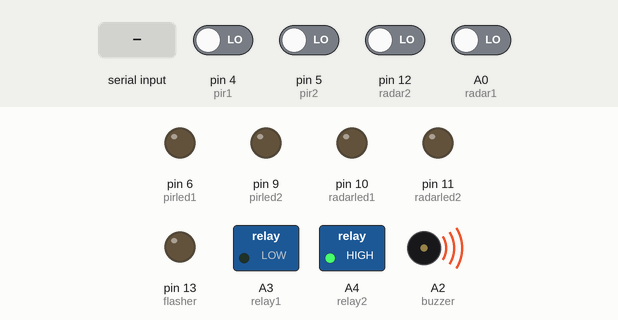
Recording of a sketch running on a simulated Arduino Uno, built with avr-gcc and run on an emulated ATmega328P. Parts: switched loads named in the sketch (green lamp = pin HIGH), output pins drawn as LEDs (lit = HIGH), buzzer (waves = sounding, pin HIGH). The test bench sets the inputs (shaded band); at power-on: A0 (radar1), pin 4 (pir1), pin 5 (pir2), pin 12 (radar2) LOW. What the sketch prints to the serial monitor is not drawn.

Above: at 2.4 s.
2.5 s: "s" received over Serial
At 3.4 s:
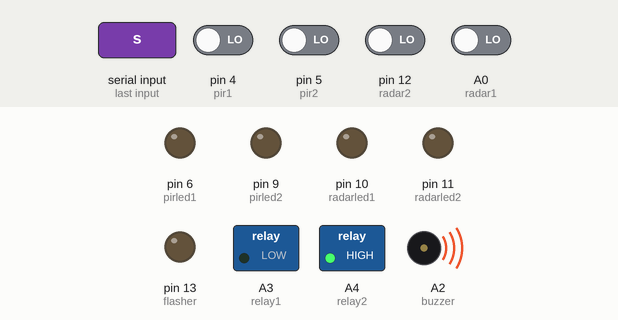
4.1 s: "w" received over the second serial link
At 4.7 s:
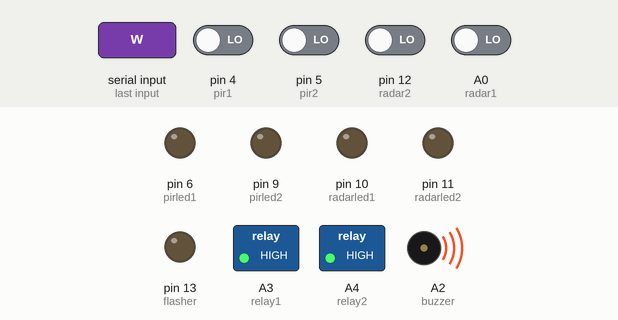
5.7 s: pin 4 (pir1) driven HIGH
At 6.8 s:
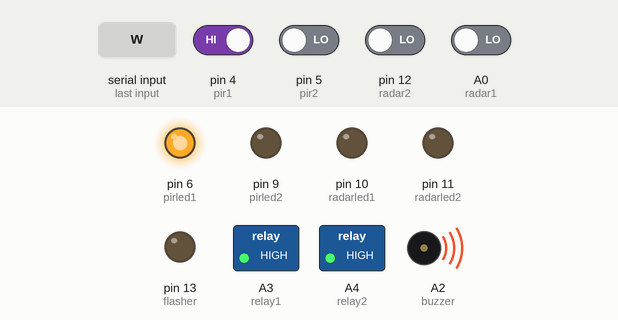
7.2 s: pin 5 (pir2) driven HIGH
At 7.9 s:
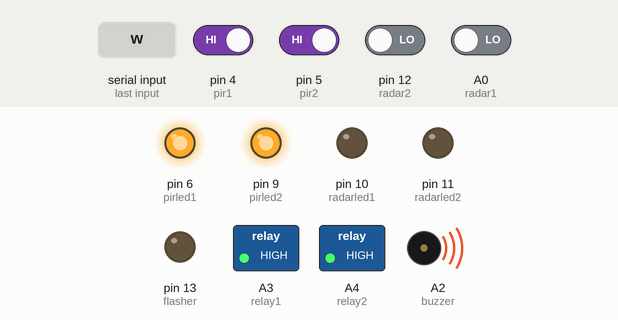
8.7 s: "x" received over Serial
At 10.2 s:
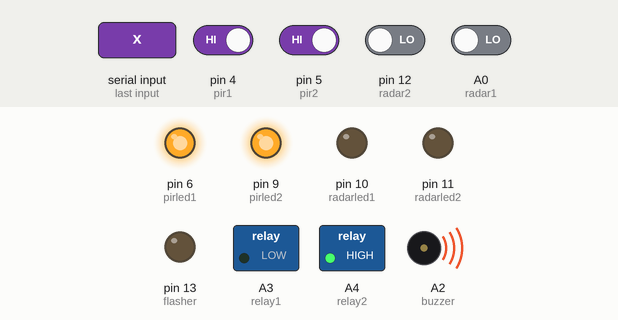
10.5 s: pin 12 (radar2) driven HIGH
At 11.6 s:
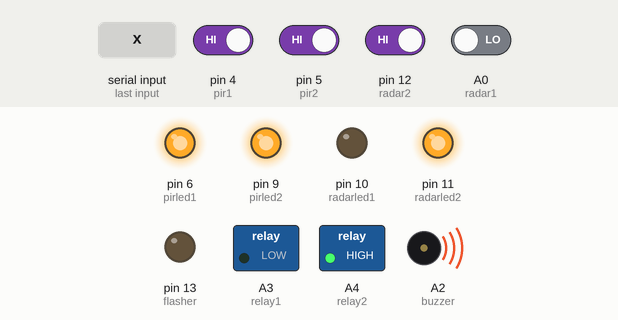
Timing chart, 0 to 13.0 s (numbered marks = the images above; inputs shaded):
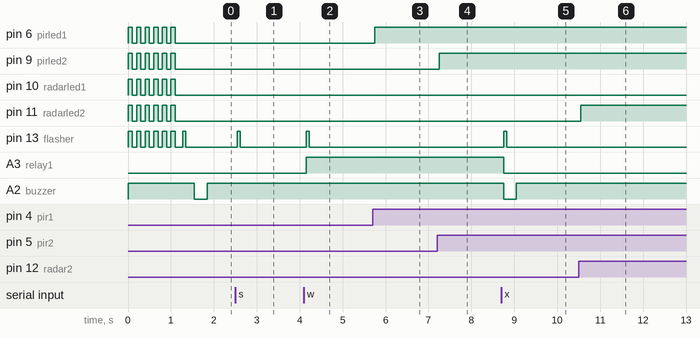

The sketch:

occupancy41.ino
```cpp
// Elliptic occupancy device: TWO RCWL 0516s and TWO PIRs.
// MODE : Run the regular program with one/two sensors, or just LED display
// status is not in a separate timer event now; done by a counter in main loop
// TODO: buzzer silence mode
// TODO: operate one relay more conservatively than the other
// TODO: LDR to sense lights on/off
// Elliptic sensor Bluetooth MAC address: 00:21:13:01:04:65
#include <SoftwareSerial.h>
#include "Timer.h"

const int pir1 = 4;
const int pir2 = 5;
const int radar1 = A0;       // front radar
const int radar2 = 12;       // back plane radar
/* TODO: diable the flasher for NRF24 version  */
const int flasher = 13;      // blink when status is sent
const int pirled1 = 6;       // blue
const int pirled2 = 9;       // orange
const int radarled1 = 10;    // red
const int radarled2 = 11;    // green
const int buzzer = A2;       // active low
const int relay1 = A3;       // active low
const int relay2 = A4;       // active low

const int softTx = 3;  // TX pin for Arduino; connect the Rx of BT shield to this pin
const int softRx = 2;   // RX pin for Arduino; Tx of the BT shield
SoftwareSerial softSerial(softRx, softTx); // The order is RX, TX
#define baud 9600
//#define baud 38400 // in case 9800 is not working with new BT module

// *** Timer durations SHOULD be unsigned long int, if they are > 16 bit! ***
unsigned int tickinterval = 100;     // in milliSec; 10 ticks=1 second
unsigned int statusticks = 5*10;     // n*10 ticks=n seconds (NEW DEFINITION)
unsigned int buzzerticks = 54*10;    // n*10 ticks=n seconds
unsigned int releaseticks = 60*10;   // n*10 ticks=n seconds

Timer T;
int timerid;
boolean bothrelays = 0;  // operate only the first relay or both
int statusCode = 0; // 1=occupied; 3=free
int MODE = 'X';  // overall program operating mode:
// X - occupancy detector with radar1
// Y - occupancy detector with radar2
// Z - occupancy detector with both radars
// W - just display the status of the 4 sensors; do nothing else
void setup() {
  pinMode(radar1, INPUT);
  pinMode(radar2, INPUT);
  pinMode(pir1, INPUT);
  pinMode(pir2, INPUT);
  pinMode(radarled1, OUTPUT);
  pinMode(radarled2, OUTPUT);
  pinMode(pirled1, OUTPUT);
  pinMode(pirled2, OUTPUT);
  pinMode(flasher, OUTPUT);
  pinMode(buzzer, OUTPUT);
  pinMode(relay1, OUTPUT);
  pinMode(relay2, OUTPUT);
  // Saving grace in case of spurious restart:
  digitalWrite(relay1, LOW);  // active low-ON
  if (bothrelays)
      digitalWrite(relay2, LOW);  // active low-ON
  else
      digitalWrite(relay2, HIGH);  // OFF
  digitalWrite(radarled1, LOW);
  digitalWrite(radarled2, LOW);
  digitalWrite(pirled1, LOW);
  digitalWrite(pirled2, LOW);
  digitalWrite(flasher, LOW);
  digitalWrite(buzzer, HIGH); // active low-OFF
  Serial.begin(baud);    // IoT sensor output to the network-stop gap arrangement
  softSerial.begin(baud);
  blinker();
  sendInitialStatus();
  occupyRoom(); // program starts in occupied status
  timerid = T.every(tickinterval, tick);
  //T.every(statusinterval ,sendStatus);
}

void loop() {
  T.update();
}

// Indicate when the Arduino is restarting
void sendInitialStatus() {
  statusCode = 0; // status 0 = 'Restarting..'
  sendStatus();
  // sometimes BT packets are missed. We wnat to capture the
  // restart event at any cost. (Cludge !)
  delay(20);
  sendStatus();
  delay(20);
}

void tick() {
  readCommand();
  readSensors();
  if (MODE != 'W')
      updateStatus();
}

char rxbyte = 'c';   // global variable used by executeCommand() also
void readCommand () {
  if (softSerial.available() > 0) {
      rxbyte = softSerial.read();
      executeCommand();
  }
  else
      if (Serial.available() > 0){
          rxbyte = Serial.read();
          executeCommand();
      }
}

char timeoutcode = 'C';  // default time out is 60 seconds
void executeCommand() {
  switch (rxbyte) {  // rxbyte is a  global variable  **
      case 'a':
          releaseticks = 10*10; // n*10*100 mSec_ticks = n seconds
          buzzerticks = releaseticks*0.9;
          timeoutcode = 'A';
          sendAck(timeoutcode);
          break;
      case 'b':
          releaseticks = 30*10;
          buzzerticks = releaseticks*0.9;
          timeoutcode = 'B';
          sendAck(timeoutcode);
          break;
      case 'c':
          releaseticks = 60*10;
          buzzerticks = releaseticks*0.9;
          timeoutcode = 'C';
          sendAck(timeoutcode);
          break;
      case 'd':
          releaseticks = 120*10;
          buzzerticks = releaseticks*0.9;
          timeoutcode = 'D';
          sendAck(timeoutcode);
          break;
      case 's':
          sendAck(timeoutcode);   // send current timeout and status
          sendStatus();
          break;
      case 'x':
          MODE = 'X';
          sendAck(MODE);
          break;
      case 'y':
          MODE = 'Y';
          sendAck(MODE);
          break;
      case 'z':
          MODE = 'Z';
          sendAck(MODE);
          break;
      case 'w':
          MODE = 'W';
          sendAck(MODE);
          releaseRoom();
          break;
      case 'u':
          bothrelays = 1; // will take effect from the next occupancy change
          sendAck('U');
          break;
      case 'v':
          bothrelays = 0;
          sendAck('V');
          // immediately release the second relay, if it was ON
          digitalWrite(relay2, HIGH); // active low
          // TODO: move this to a separate function
          break;
      default:
          sendAck(rxbyte);  // echo the erroneous command
          sendDirect(4);  // command error indicator
          break;
      }
}

boolean occupied = 1;
boolean statusbit = 0;
unsigned int tickcounter = 0;
int numhits = 0;  // global variable
// always read and display the 4 sensors; but use them depending on MODE
void readSensors() {
    numhits = 0;
    statusbit = digitalRead(pir1);
    digitalWrite(pirled1, statusbit);
    numhits += statusbit;
    statusbit = digitalRead(pir2);
    digitalWrite(pirled2, statusbit);
    numhits += statusbit;
    statusbit = digitalRead(radar1);
    digitalWrite(radarled1, statusbit);
    if (MODE=='X' || MODE=='Z')
        numhits += statusbit;
    statusbit = digitalRead(radar2);
    digitalWrite(radarled2, statusbit);
    if (MODE=='Y' || MODE=='Z')
        numhits += statusbit;
}

// uses global variable numhits
void updateStatus() {
    if (!occupied)
        if (numhits > 1)  // at least two sensors fired - occupy the room
            occupyRoom();
    if (numhits > 0)   // at least one fired; the room is in use
          tickcounter = 0;  // keep resetting it, if there is any motion
    tickcounter++;
    if ((tickcounter % statusticks)==0)
        sendStatus();
    if (tickcounter == buzzerticks) {
        if (occupied)
            buzz();
    }
    else
    if (tickcounter == releaseticks){
         tickcounter = 0;
         if (occupied)
               releaseRoom();
    }
}

// Status (an integer variable):
// 0 - Arduino restarted
// 1 - occupied state
// 2 - pre-release warning (not a state, only an indicator)
// 3 - vacant state
// 4 - command error (not a state, only an indicator)
// status 2 and 4 are sent through sendDirect()
void sendStatus() {
  T.pulse(flasher, 75, LOW);
  softSerial.print(statusCode);  // always sent as character variable
  Serial.print(statusCode);
}

//input is integer
void sendDirect(int codenumber) {
  softSerial.print(codenumber);  // always send as character variable
  Serial.print(codenumber);
}

// input is char
void sendAck (char ackchar) {
  softSerial.print(ackchar);
  Serial.print(ackchar);
}

void occupyRoom() {
  occupied = 1;
  statusCode = 1;
  digitalWrite(relay1, LOW);  // active low
  if (bothrelays)
    digitalWrite(relay2, LOW);  // active low
  T.pulse (buzzer, 300, HIGH); // active low  // 100
  // the end state is HIGH, i.e, buzzer is off *
  sendStatus();
}

void releaseRoom() {
  occupied = 0;
  statusCode = 3;
  digitalWrite(relay1, HIGH); // active low
  if (bothrelays)
    digitalWrite(relay2, HIGH); // active low
  sendStatus();
}

// pre-release warning
void buzz() {
  sendDirect(2);  // pre-release warning is clubbed with errors
  T.oscillate (buzzer,50, HIGH, 4);
  // the end state is HIGH, i.e, buzzer is off *
  T.oscillate (flasher, 100, HIGH, 8);
  // the end state is HIGH, i.e, led is left on
}

void blinker() {
  for (int i=0; i<6; i++) {
    digitalWrite(radarled1, HIGH);
    digitalWrite(pirled1, HIGH);
    digitalWrite(pirled2, HIGH);
    digitalWrite(radarled2, HIGH);
    digitalWrite(flasher, HIGH);
    delay(100);
    digitalWrite(radarled1, LOW);
    digitalWrite(pirled1, LOW);
    digitalWrite(pirled2, LOW);
    digitalWrite(radarled2, LOW);
    digitalWrite(flasher, LOW);
    delay(100);
  }
}
```

Measured:
- after the input at 2.5 s, pin 13 (flasher): LOW → HIGH after 0.05 s, → LOW 0.07 s later
- after the input at 4.1 s, pin 13 (flasher): LOW → HIGH after 0.05 s, → LOW 0.07 s later; A3 (relay1): LOW → HIGH after 0.05 s
- after the input at 5.7 s, pin 6 (pirled1): LOW → HIGH after 0.05 s
- after the input at 7.2 s, pin 9 (pirled2): LOW → HIGH after 0.05 s
- after the input at 8.7 s, pin 13 (flasher): LOW → HIGH after 0.05 s, → LOW 0.07 s later; A3 (relay1): HIGH → LOW after 0.05 s; A2 (buzzer): HIGH → LOW after 0.05 s, → HIGH 0.30 s later
- after the input at 10.5 s, pin 11 (radarled2): LOW → HIGH after 0.05 s
